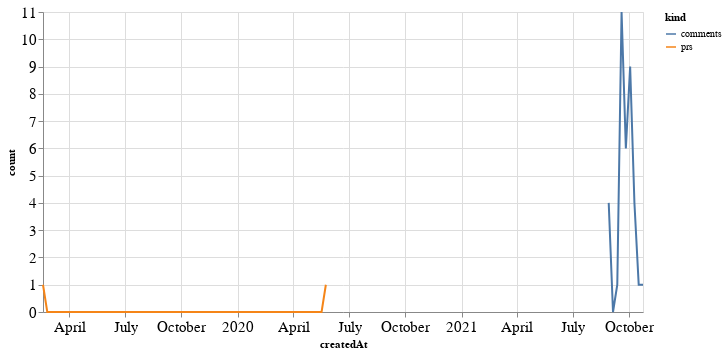

Notebook code cell kept with this figure:
### Code cell
alt.Chart(total_time, width=600).mark_line().encode(
    x='createdAt',
    y='count',
    color='kind'
)

### Figure 1 — Vega-Lite specification as saved in the notebook (floating-point values rounded to 4 significant figures; data arrays with more than 128 entries replaced by an {"elided": "..."} marker saying what was removed)
{"config": {"axisLeft": {"labelFontSize": 15}, "axisBottom": {"labelFontSize": 15}}, "data": {"name": "data-99638f738625aa2622df360f5866b454"}, "mark": "line", "encoding": {"color": {"type": "nominal", "field": "kind"}, "x": {"type": "temporal", "field": "createdAt"}, "y": {"type": "quantitative", "field": "count"}}, "width": 600, "$schema": "https://vega.github.io/schema/vega-lite/v4.8.1.json", "datasets": {"data-99638f738625aa2622df360f5866b454": {"elided": "152 records"}}}
